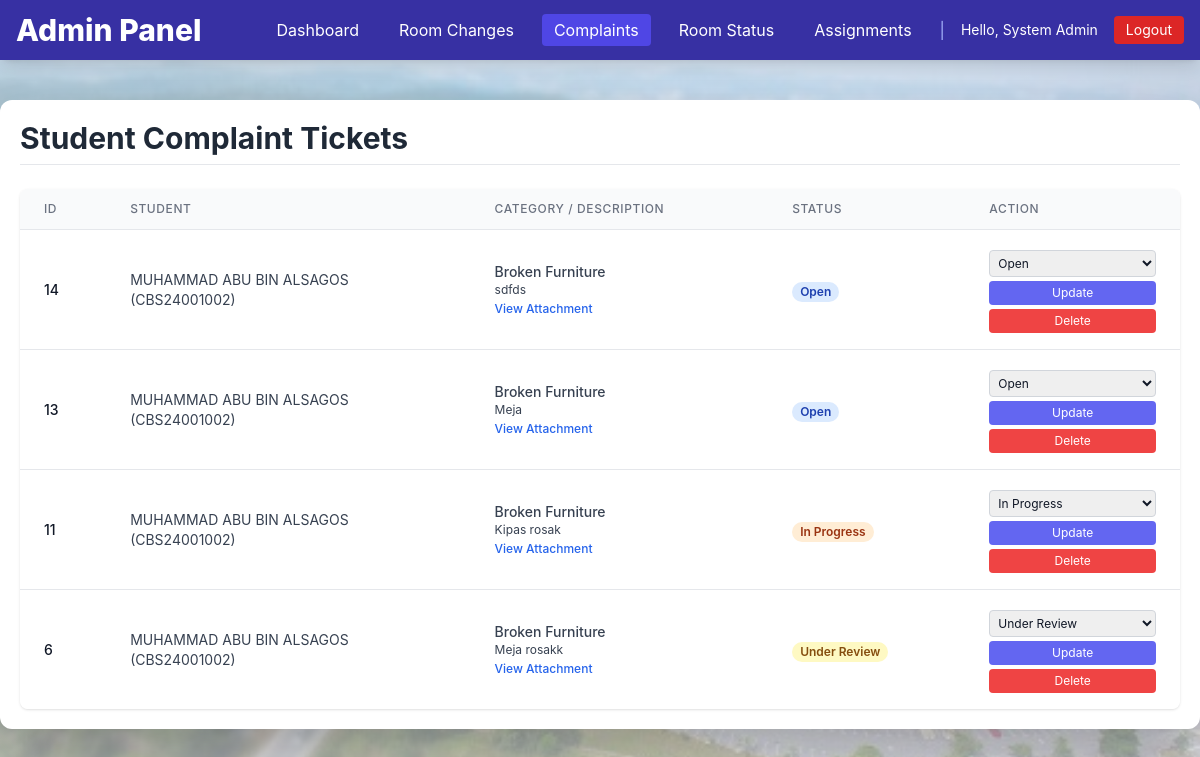
The page /admin_complaint_tickets.php (signed in) on the database as committed earlier.
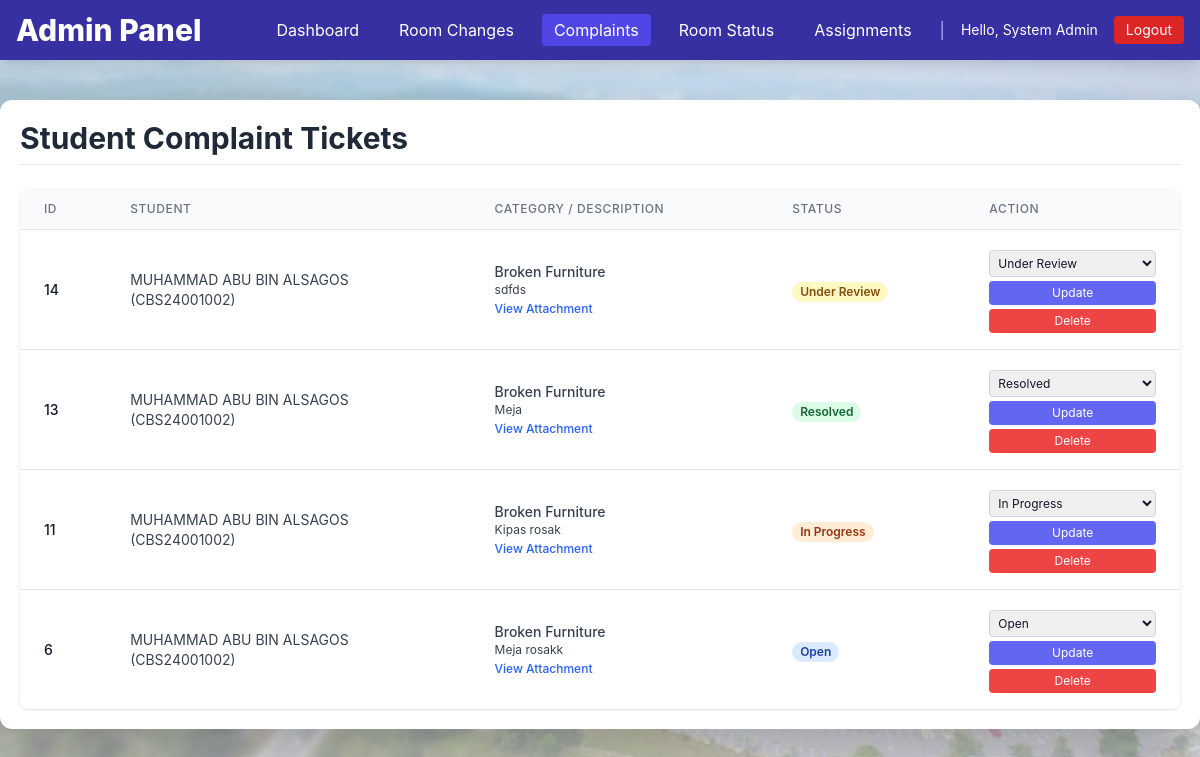
The same page on the database as committed later.
### tables this page shows
CREATE TABLE `tickets` (
  `ticket_id` int(11) NOT NULL,
  `student_id` varchar(50) NOT NULL,
  `category` varchar(100) DEFAULT NULL,
  `description` text DEFAULT NULL,
  `attachment_path` varchar(255) DEFAULT NULL,
  `status` varchar(20) DEFAULT 'Open',
  `created_at` timestamp NOT NULL DEFAULT current_timestamp(),
  `updated_at` timestamp NOT NULL DEFAULT current_timestamp() ON UPDATE current_timestamp()
);

CREATE TABLE `users` (
  `student_id` varchar(50) NOT NULL,
  `full_name` varchar(200) NOT NULL,
  `email` varchar(255) NOT NULL,
  `phone` varchar(30) DEFAULT NULL,
  `password` varchar(255) NOT NULL,
  `role` varchar(20) NOT NULL,
  `gender` varchar(10) DEFAULT NULL,
  `created_at` timestamp NOT NULL DEFAULT current_timestamp(),
  `updated_at` timestamp NOT NULL DEFAULT current_timestamp() ON UPDATE current_timestamp()
);

### conn.php (called while the page is built, shortened)
<?php
$host = 'localhost';
$user = 'root';
$pass = '';
$dbname = 'hostel';
$conn = new mysqli($host, $user, $pass, $dbname);
function getAllComplaints() {
    global $conn;
    $query = "SELECT t.ticket_id, t.student_id, t.category, t.description, t.attachment_path, t.created_at, t.status, u.full_name
              FROM tickets t
              JOIN users u ON t.student_id = u.student_id
              WHERE t.category != 'Room Change'
              ORDER BY t.created_at DESC";
    $result = $conn->query($query);
    $data = [];
    if ($result) {
        while ($row = $result->fetch_assoc()) {
            $data[] = $row;
        }
    }
    return $data;
}
?>

### admin_complaint_tickets.php (the view, shortened to what the changed rows need)
<?php
require_once 'conn.php';
$all_complaints = getAllComplaints();
$status_options = ['Open', 'Under Review', 'In Progress', 'Resolved', 'Unresolved'];
?>
<!DOCTYPE html>
<html lang="en">
<head>
    <script src="https://cdn.tailwindcss.com"></script>
    <link rel="stylesheet" href="style.css">
</head>
<body class="bg-gray-100 text-gray-900 m-0 p-0">
    <?php include 'admin_nav.php'; ?>
    <div class="max-w-7xl mx-auto my-10 p-5 bg-white rounded-xl shadow-2xl">
        <h2 class="text-3xl font-bold text-gray-800 mb-6 border-b pb-2">Student Complaint Tickets</h2>
        <div class="overflow-x-auto bg-white rounded-lg shadow">
            <table class="min-w-full divide-y divide-gray-200">
                <thead class="bg-gray-50">
                    <tr>
                        <th class="px-6 py-3 text-left text-xs font-medium text-gray-500 uppercase tracking-wider">ID</th>
                        <th class="px-6 py-3 text-left text-xs font-medium text-gray-500 uppercase tracking-wider">Student</th>
                        <th class="px-6 py-3 text-left text-xs font-medium text-gray-500 uppercase tracking-wider">Category / Description</th>
                        <th class="px-6 py-3 text-left text-xs font-medium text-gray-500 uppercase tracking-wider">Status</th>
                        <th class="px-6 py-3 text-left text-xs font-medium text-gray-500 uppercase tracking-wider">Action</th>
                    </tr>
                </thead>
                <tbody class="bg-white divide-y divide-gray-200">
                    <?php foreach ($all_complaints as $ticket): ?>
                        <tr>
                            <td class="px-6 py-4 whitespace-nowrap text-sm font-medium text-gray-900"><?php echo htmlspecialchars($ticket['ticket_id']); ?></td>
                            <td class="px-6 py-4 whitespace-nowrap text-sm text-gray-700">
                                <?php echo htmlspecialchars($ticket['full_name']); ?><br>(<?php echo htmlspecialchars($ticket['student_id']); ?>)
                            </td>
                            <td class="px-6 py-4 text-sm text-gray-700 max-w-md">
                                <p class="font-medium"><?php echo htmlspecialchars($ticket['category']); ?></p>
                                <p class="text-xs max-w-xs truncate"><?php echo htmlspecialchars($ticket['description']); ?></p>
                                <?php if ($ticket['attachment_path']): ?>
                                    <a href="<?php echo htmlspecialchars($ticket['attachment_path']); ?>" target="_blank" class="text-xs text-blue-600 font-medium hover:underline">
                                        View Attachment
                                    </a>
                                <?php endif; ?>
                            </td>
                            <td class="px-6 py-4 whitespace-nowrap">
                                <span class="px-2 inline-flex text-xs leading-5 font-semibold rounded-full
                                    <?php
                                        if ($ticket['status'] === 'Open') echo 'bg-blue-100 text-blue-800';
                                        elseif ($ticket['status'] === 'Under Review') echo 'bg-yellow-100 text-yellow-800';
                                        elseif ($ticket['status'] === 'In Progress') echo 'bg-orange-100 text-orange-800';
                                        elseif ($ticket['status'] === 'Resolved') echo 'bg-green-100 text-green-800';
                                        else echo 'bg-red-100 text-red-800';
                                    ?>">
                                    <?php echo htmlspecialchars($ticket['status']); ?>
                                </span>
                            </td>
                            <td class="px-6 py-4 whitespace-nowrap text-sm space-y-1">
                                <form method="post" action="admin_complaint_tickets.php" class="flex flex-col space-y-1">
                                    <select name="status" class="p-1 border border-gray-300 rounded text-xs">
                                        <?php foreach ($status_options as $status): ?>
                                            <option value="<?php echo $status; ?>" <?php echo ($ticket['status'] === $status) ? 'selected' : ''; ?>>
                                                <?php echo $status; ?>
                                            </option>
                                        <?php endforeach; ?>
                                    </select>
                                    <button type="submit" class="bg-indigo-500 text-white text-xs py-1 rounded hover:bg-indigo-600 transition">Update</button>
                                </form>
                                <a href="admin_complaint_tickets.php?action=delete&ticket_id=<?php echo $ticket['ticket_id']; ?>"
                                   onclick="return confirm('Are you sure you want to permanently delete Ticket #<?php echo $ticket['ticket_id']; ?>?')"
                                   class="block text-center bg-red-500 text-white text-xs py-1 rounded hover:bg-red-600 transition">
                                    Delete
                                </a>
                            </td>
                        </tr>
                    <?php endforeach; ?>
                </tbody>
            </table>
        </div>
    </div>
</body>
</html>

Rows that differ between the two databases and show on the page:
changed tickets "sdfds": status "Open" → "Under Review"
changed tickets "Meja": status "Open" → "Resolved"
changed tickets "Meja rosakk": status "Under Review" → "Open"
